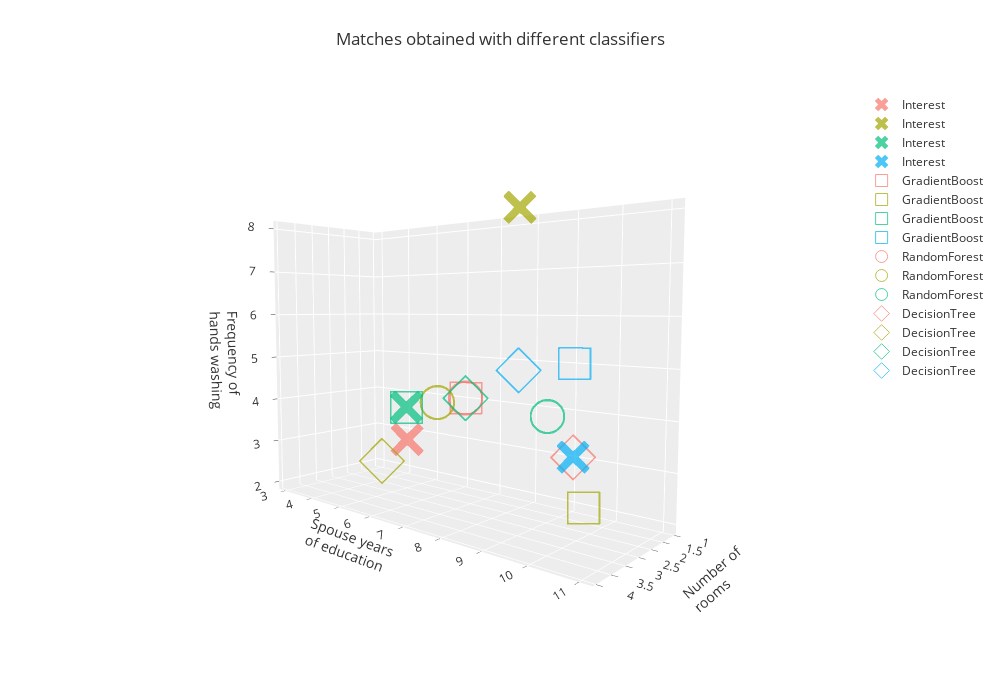

Here is the notebook cell this chart was saved with:
### Code cell
fig = px.scatter_3d(df_sample,x = 'S_rooms', y = 'S_spouseeduc', z = 'S_washhands', opacity = 0.7, symbol = 'type',
                        color='color', title = 'Matches obtained with different classifiers ',
                    labels = {'S_washhands': 'Frequency of<br>hands washing', 'S_rooms': 'Number of<br>rooms', 'S_spouseeduc': 'Spouse years<br>of education', 'color':'', 'type':'', 
                             '#6bb2cd, Interest': 'Interest', '#6bb2cd, GradientBoost': 'GradientBoost'}, hover_name = 'type')

symbols = {'Interest': 'x','RandomForest':'circle-open','DecisionTree':'diamond-open','GradientBoost': 'square-open'}

# set all symbols in fig
for i, d in enumerate(fig.data):
    fig.data[i].marker.symbol = symbols[fig.data[i].name]

fig.update_traces(marker=dict(size=12), showlegend = True, hovertemplate=  "Numb. rooms: %{x:,.0f}<br>" +"Spouse years of educ: %{y:.0}<br>" +"Freq. hands washing: %{z:.0}<br>" +"<extra></extra>")
fig.update_layout(autosize=False, width=1000, height=700,margin=dict(l=65, r=65, b=65, t=90))
fig.show()

### Figure 1 — Plotly figure (JSON) as saved in the notebook; plotly's stock layout.template omitted (floating-point values rounded to 4 significant figures)
{"data": [{"hovertemplate": "Numb. rooms: %{x:,.0f}<br>Spouse years of educ: %{y:.0}<br>Freq. hands washing: %{z:.0}<br><extra></extra>", "hovertext": ["Interest"], "legendgroup": "Interest", "marker": {"color": "#F8766D", "opacity": 0.7, "size": 12, "symbol": "x"}, "mode": "markers", "name": "Interest", "scene": "scene", "showlegend": true, "type": "scatter3d", "x": [2], "y": [5], "z": [3]}, {"hovertemplate": "Numb. rooms: %{x:,.0f}<br>Spouse years of educ: %{y:.0}<br>Freq. hands washing: %{z:.0}<br><extra></extra>", "hovertext": ["GradientBoost"], "legendgroup": "GradientBoost", "marker": {"color": "#F8766D", "opacity": 0.7, "size": 12, "symbol": "square-open"}, "mode": "markers", "name": "GradientBoost", "scene": "scene", "showlegend": true, "type": "scatter3d", "x": [1], "y": [6], "z": [4]}, {"hovertemplate": "Numb. rooms: %{x:,.0f}<br>Spouse years of educ: %{y:.0}<br>Freq. hands washing: %{z:.0}<br><extra></extra>", "hovertext": ["RandomForest"], "legendgroup": "RandomForest", "marker": {"color": "#F8766D", "opacity": 0.7, "size": 12, "symbol": "circle-open"}, "mode": "markers", "name": "RandomForest", "scene": "scene", "showlegend": true, "type": "scatter3d", "x": [1], "y": [6], "z": [4]}, {"hovertemplate": "Numb. rooms: %{x:,.0f}<br>Spouse years of educ: %{y:.0}<br>Freq. hands washing: %{z:.0}<br><extra></extra>", "hovertext": ["DecisionTree"], "legendgroup": "DecisionTree", "marker": {"color": "#F8766D", "opacity": 0.7, "size": 12, "symbol": "diamond-open"}, "mode": "markers", "name": "DecisionTree", "scene": "scene", "showlegend": true, "type": "scatter3d", "x": [1], "y": [9], "z": [3]}, {"hovertemplate": "Numb. rooms: %{x:,.0f}<br>Spouse years of educ: %{y:.0}<br>Freq. hands washing: %{z:.0}<br><extra></extra>", "hovertext": ["Interest"], "legendgroup": "Interest", "marker": {"color": "#A3A500", "opacity": 0.7, "size": 12, "symbol": "x"}, "mode": "markers", "name": "Interest", "scene": "scene", "showlegend": true, "type": "scatter3d", "x": [3], "y": [9], "z": [8]}, {"hovertemplate": "Numb. rooms: %{x:,.0f}<br>Spouse years of educ: %{y:.0}<br>Freq. hands washing: %{z:.0}<br><extra></extra>", "hovertext": ["GradientBoost"], "legendgroup": "GradientBoost", "marker": {"color": "#A3A500", "opacity": 0.7, "size": 12, "symbol": "square-open"}, "mode": "markers", "name": "GradientBoost", "scene": "scene", "showlegend": true, "type": "scatter3d", "x": [4], "y": [11], "z": [3]}, {"hovertemplate": "Numb. rooms: %{x:,.0f}<br>Spouse years of educ: %{y:.0}<br>Freq. hands washing: %{z:.0}<br><extra></extra>", "hovertext": ["RandomForest"], "legendgroup": "RandomForest", "marker": {"color": "#A3A500", "opacity": 0.7, "size": 12, "symbol": "circle-open"}, "mode": "markers", "name": "RandomForest", "scene": "scene", "showlegend": true, "type": "scatter3d", "x": [2], "y": [6], "z": [4]}, {"hovertemplate": "Numb. rooms: %{x:,.0f}<br>Spouse years of educ: %{y:.0}<br>Freq. hands washing: %{z:.0}<br><extra></extra>", "hovertext": ["DecisionTree"], "legendgroup": "DecisionTree", "marker": {"color": "#A3A500", "opacity": 0.7, "size": 12, "symbol": "diamond-open"}, "mode": "markers", "name": "DecisionTree", "scene": "scene", "showlegend": true, "type": "scatter3d", "x": [1], "y": [3], "z": [2]}, {"hovertemplate": "Numb. rooms: %{x:,.0f}<br>Spouse years of educ: %{y:.0}<br>Freq. hands washing: %{z:.0}<br><extra></extra>", "hovertext": ["Interest"], "legendgroup": "Interest", "marker": {"color": "#00BF7D", "opacity": 0.7, "size": 12, "symbol": "x"}, "mode": "markers", "name": "Interest", "scene": "scene", "showlegend": true, "type": "scatter3d", "x": [3], "y": [6], "z": [4]}, {"hovertemplate": "Numb. rooms: %{x:,.0f}<br>Spouse years of educ: %{y:.0}<br>Freq. hands washing: %{z:.0}<br><extra></extra>", "hovertext": ["GradientBoost"], "legendgroup": "GradientBoost", "marker": {"color": "#00BF7D", "opacity": 0.7, "size": 12, "symbol": "square-open"}, "mode": "markers", "name": "GradientBoost", "scene": "scene", "showlegend": true, "type": "scatter3d", "x": [3], "y": [6], "z": [4]}, {"hovertemplate": "Numb. rooms: %{x:,.0f}<br>Spouse years of educ: %{y:.0}<br>Freq. hands washing: %{z:.0}<br><extra></extra>", "hovertext": ["RandomForest"], "legendgroup": "RandomForest", "marker": {"color": "#00BF7D", "opacity": 0.7, "size": 12, "symbol": "circle-open"}, "mode": "markers", "name": "RandomForest", "scene": "scene", "showlegend": true, "type": "scatter3d", "x": [2], "y": [9], "z": [4]}, {"hovertemplate": "Numb. rooms: %{x:,.0f}<br>Spouse years of educ: %{y:.0}<br>Freq. hands washing: %{z:.0}<br><extra></extra>", "hovertext": ["DecisionTree"], "legendgroup": "DecisionTree", "marker": {"color": "#00BF7D", "opacity": 0.7, "size": 12, "symbol": "diamond-open"}, "mode": "markers", "name": "DecisionTree", "scene": "scene", "showlegend": true, "type": "scatter3d", "x": [1], "y": [6], "z": [4]}, {"hovertemplate": "Numb. rooms: %{x:,.0f}<br>Spouse years of educ: %{y:.0}<br>Freq. hands washing: %{z:.0}<br><extra></extra>", "hovertext": ["Interest"], "legendgroup": "Interest", "marker": {"color": "#00B0F6", "opacity": 0.7, "size": 12, "symbol": "x"}, "mode": "markers", "name": "Interest", "scene": "scene", "showlegend": true, "type": "scatter3d", "x": [1], "y": [9], "z": [3]}, {"hovertemplate": "Numb. rooms: %{x:,.0f}<br>Spouse years of educ: %{y:.0}<br>Freq. hands washing: %{z:.0}<br><extra></extra>", "hovertext": ["GradientBoost"], "legendgroup": "GradientBoost", "marker": {"color": "#00B0F6", "opacity": 0.7, "size": 12, "symbol": "square-open"}, "mode": "markers", "name": "GradientBoost", "scene": "scene", "showlegend": true, "type": "scatter3d", "x": [1], "y": [9], "z": [5]}, {"hovertemplate": "Numb. rooms: %{x:,.0f}<br>Spouse years of educ: %{y:.0}<br>Freq. hands washing: %{z:.0}<br><extra></extra>", "hovertext": ["DecisionTree"], "legendgroup": "DecisionTree", "marker": {"color": "#00B0F6", "opacity": 0.7, "size": 12, "symbol": "diamond-open"}, "mode": "markers", "name": "DecisionTree", "scene": "scene", "showlegend": true, "type": "scatter3d", "x": [3], "y": [9], "z": [5]}], "layout": {"autosize": false, "height": 700, "legend": {"title": {"text": ""}, "tracegroupgap": 0}, "margin": {"b": 65, "l": 65, "r": 65, "t": 90}, "scene": {"aspectmode": "auto", "aspectratio": {"x": 0.5724, "y": 1.526, "z": 1.145}, "camera": {"center": {"x": 0, "y": 0, "z": 0}, "eye": {"x": 1.888, "y": 1.652, "z": 0.2053}, "projection": {"type": "perspective"}, "up": {"x": 0, "y": 0, "z": 1}}, "domain": {"x": [0, 1], "y": [0, 1]}, "xaxis": {"title": {"text": "Number of<br>rooms"}, "type": "linear"}, "yaxis": {"title": {"text": "Spouse years<br>of education"}, "type": "linear"}, "zaxis": {"title": {"text": "Frequency of<br>hands washing"}, "type": "linear"}}, "title": {"text": "Matches obtained with different classifiers "}, "width": 1000}}
